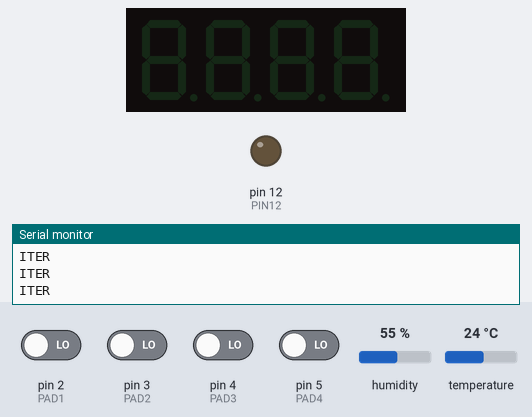
Bench run of a sketch on a simulated Arduino Uno, built with avr-gcc and run on an emulated ATmega328P. Parts: 4-digit seven-segment display, output pins drawn as LEDs (lit = HIGH), the last lines printed to the serial monitor. The inputs (shaded band) are chosen by the test bench; at power-on: pin 2 (PAD1), pin 3 (PAD2), pin 4 (PAD3), pin 5 (PAD4) LOW, temperature 24 °C, humidity 55 %.

Above: at 3.8 s.
3.9 s: pin 2 (PAD1) driven HIGH
At 4.6 s:
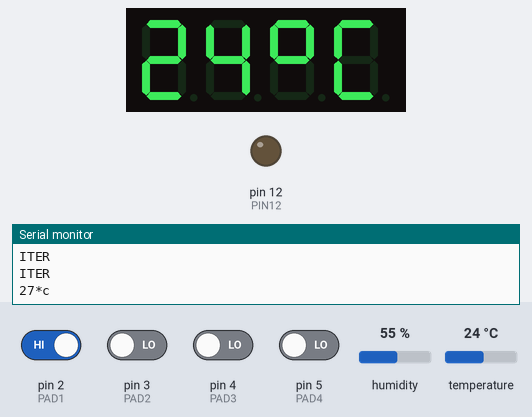
8.1 s: temperature set to 12 °C
At 12.2 s:
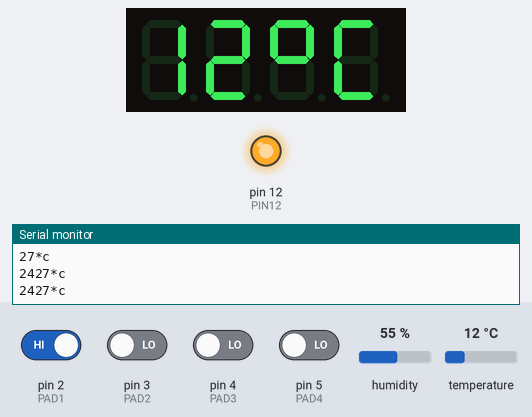
12.3 s: temperature set to 19 °C
At 16.4 s:
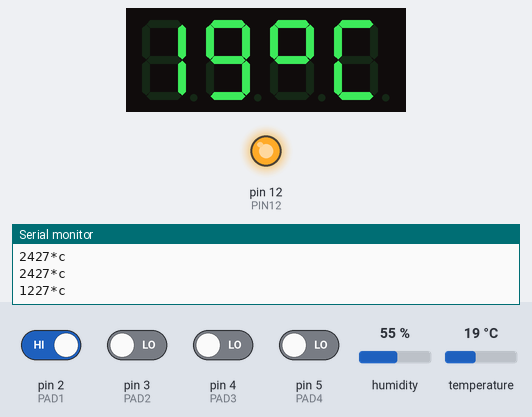
16.5 s: temperature set to 28 °C
At 21.4 s:
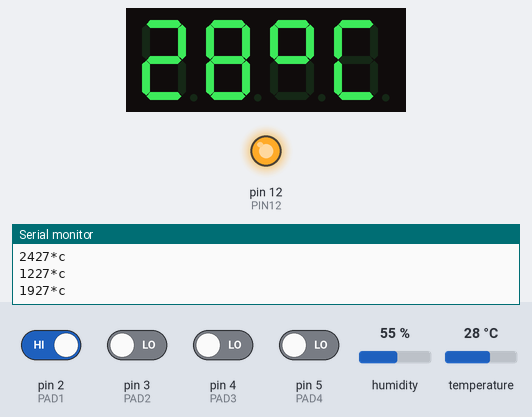
Timing chart, 0 to 21.7 s (numbered marks = the images above; inputs shaded):
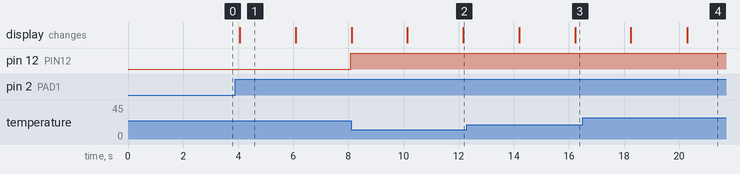

Measured:
- after the input at 3.9 s, pin 12 (PIN12): LOW → HIGH after 4.2 s; the display: changes after 0.16 s (image 1)
- after the input at 8.1 s, the display: first differs from a run without the input after 4.1 s (image 2)
- after the input at 12.3 s, the display: first differs from a run without the input after 3.9 s (image 3)
- after the input at 16.5 s, the display: first differs from a run without the input after 3.8 s (image 4)
- what the display in image 1 shows lasts 2.0 s, from 4.1 s to 6.1 s

The sketch:

rele_Ulitka.ino
```cpp
#include "DHT.h"                               // Подключаем библиотеку DHT
#include <TM1637Display.h>

//#define int set = 0;
////////////////////pin rele
#define PIN12 12
//////////////////keybord
#define PAD1 2 //Buttons pins
#define PAD2 3
#define PAD3 4
#define PAD4 5
//Boolean variable to store pad state

bool PAD1_State, PAD2_State, PAD3_State, PAD4_State;
///////////////
#define CLK 8
#define DIO 9
TM1637Display display = TM1637Display(CLK, DIO);
// an array that sets individual segments per digit to display the word "dOnE"
const uint8_t done[] = {
  SEG_B | SEG_C | SEG_D | SEG_E | SEG_G,         // d
  SEG_A | SEG_B | SEG_C | SEG_D | SEG_E | SEG_F, // O
  SEG_C | SEG_E | SEG_G,                         // n
  SEG_A | SEG_D | SEG_E | SEG_F | SEG_G          // E
};

// degree celsius symbol
const uint8_t celsius[] = {
  SEG_A | SEG_B | SEG_F | SEG_G,  // Degree symbol
  SEG_A | SEG_D | SEG_E | SEG_F   // C
};


//////////////////

#define DHTPIN 7                              // Пин к которому подключен датчик
#define DHTTYPE DHT22                          // Используемый датчик DHT 22 (AM2302), AM2321
DHT dht(DHTPIN, DHTTYPE);                      // Инициализируем датчик
////////////////////////

void setup()
{
  Serial.begin(9600);                          // Задаем скорость передачи данных
  //Serial.println("DHT22 TEST!");               // Выводим текст
  dht.begin();
  ///////////////dusplay
  display.clear();
  display.setBrightness(7);
  /////////////////////////key
  pinMode(PAD1,INPUT);    //Set pin modes
  pinMode(PAD2,INPUT);
  pinMode(PAD3,INPUT);
  pinMode(PAD4,INPUT);
  pinMode(PIN12, OUTPUT);


}

void loop()
{
  delay(1000);
  Serial.print("ITER\n");

  PAD1_State = digitalRead(PAD1);
  PAD2_State = digitalRead(PAD2);
  PAD3_State = digitalRead(PAD3);
  PAD4_State = digitalRead(PAD4);
  while (PAD1_State) {
    Serial.print("27*c \n");
    int t = dht.readTemperature();
    int h = dht.readHumidity();
    display.showNumberDec(t, false, 2, 0);
    display.setSegments(celsius, 2, 2);
    delay(2000);
    display.showNumberDec(h);
    delay(2000);
    Serial.print(t);
    digitalWrite(PIN12,HIGH);

    if (t >= 27 ) digitalWrite(PIN12,LOW);


  }
  while (PAD2_State) {
    Serial.print("28*c \n");
    int t = dht.readTemperature();
    int h = dht.readHumidity();
    display.showNumberDec(t, false, 2, 0);
    display.setSegments(celsius, 2, 2);
    delay(2000);
    display.showNumberDec(h);
    delay(2000);
    Serial.print(t);
    digitalWrite(PIN12,HIGH);

    if (t >= 28) digitalWrite(PIN12,LOW); ;

  }
}


/*
void loop()
{
  Serial.print("ITER\n");
  PAD1_State = digitalRead(PAD1);
  PAD2_State = digitalRead(PAD2);
  PAD3_State = digitalRead(PAD3);
  PAD4_State = digitalRead(PAD4);

  if(PAD1_State == HIGH){
  Serial.print("26*c \n");
  delay(2000);                                  // Задежка в 2 с
  int h = dht.readHumidity();                 // Считывание влажности в процентах
  int t = dht.readTemperature();              // Считывание температуры в градусах цельсия
  //float hic = dht.computeHeatIndex(t, h, false);// Расчет типла по целсию
  //Serial.print("Humidity: ");                   // Выводим текст
  //Serial.print(h);                              // Отображаем влажность
  //Serial.print(" %\t");                         // Выводим текст
  //Serial.print("Temperature: ");                // Выводим текст
  //Serial.print(t);                              // Отображаем температуру
  //Serial.println(" *C ");
  ///////////////////////////////////
  display.showNumberDec(t, false, 2, 0);
  display.setSegments(celsius, 2, 2);
  delay(2000);
  display.showNumberDec(h);
  //display.setSegments(h, 2, 2);
  delay(2000);
  display.clear();
  if (t >= 26 ){
    display.showNumberDec(26, false, 2, 0);
    display.setSegments(celsius, 2, 2);
    delay(1000);
    digitalWrite(PIN12,HIGH);
  } else {
   digitalWrite(PIN12,LOW);
  }

  }


  if(PAD2_State == HIGH){
   Serial.print("28*c \n");
  delay(2000);                                  // Задежка в 2 с
  int h = dht.readHumidity();                 // Считывание влажности в процентах
  int t = dht.readTemperature();              // Считывание температуры в градусах цельсия
  //float hic = dht.computeHeatIndex(t, h, false);// Расчет типла по целсию
  //Serial.print("Humidity: ");                   // Выводим текст
  //Serial.print(h);                              // Отображаем влажность
  //Serial.print(" %\t");                         // Выводим текст
  //Serial.print("Temperature: ");                // Выводим текст
  //Serial.print(t);                              // Отображаем температуру
  //Serial.println(" *C ");
  ///////////////////////////////////
  display.showNumberDec(t, false, 2, 0);
  display.setSegments(celsius, 2, 2);
  delay(2000);
  display.showNumberDec(h);
  //display.setSegments(h, 2, 2);
  delay(2000);
  display.clear();
  if (t >= 28 ){
    display.showNumberDec(28, false, 2, 0);
    display.setSegments(celsius, 2, 2);
    delay(1000);
    digitalWrite(PIN12,HIGH);
  } else {
  digitalWrite(PIN12,LOW);
  }
  }
  //digitalWrite(PIN12,LOW);
  delay(1000);


}


  delay(2000);                                  // Задежка в 2 с
  float h = dht.readHumidity();                 // Считывание влажности в процентах
  float t = dht.readTemperature();              // Считывание температуры в градусах цельсия
  //float hic = dht.computeHeatIndex(t, h, false);// Расчет типла по целсию
  Serial.print("Humidity: ");                   // Выводим текст
  Serial.print(h);                              // Отображаем влажность
  Serial.print(" %\t");                         // Выводим текст
  Serial.print("Temperature: ");                // Выводим текст
  Serial.print(t);                              // Отображаем температуру
  Serial.println(" *C ");
  ///////////////////////////////////


  // displayed 23°C

  display.showNumberDec(t, false, 2, 0);
  display.setSegments(celsius, 2, 2);
  delay(2000);


  display.showNumberDec(h);
  //display.setSegments(h, 2, 2);


  delay(2000);
  display.clear();
*/
```
